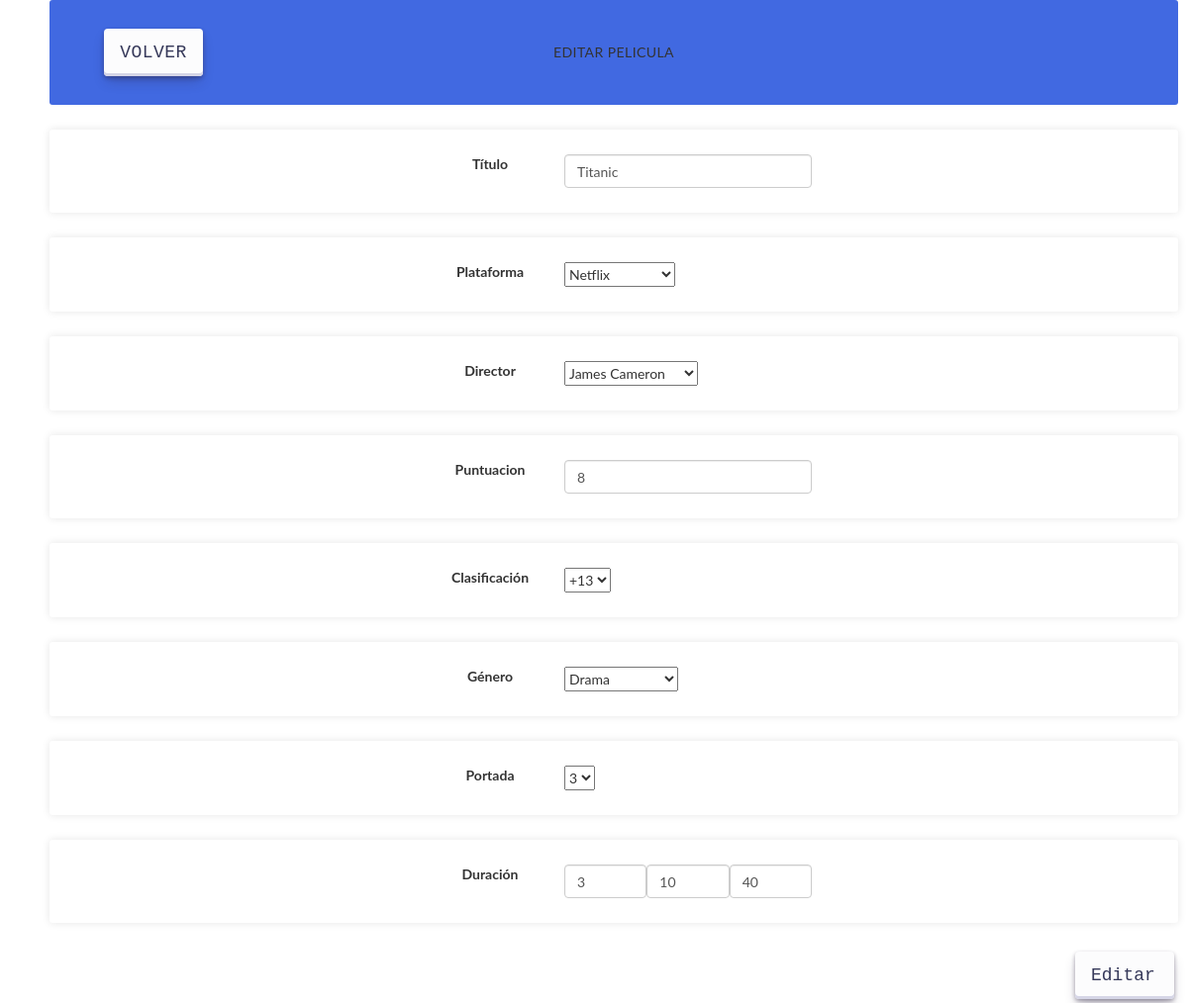
The page /views/pelicula/edit.php?id=1 on the database its author committed.
### tables this page shows
CREATE TABLE PELICULAS(
                                   ID MEDIUMINT NOT NULL AUTO_INCREMENT,
                                   TITULO VARCHAR(255) NOT NULL,
                                   PLATAFORMA MEDIUMINT NOT NULL,
                                   DIRECTOR MEDIUMINT NOT NULL,
                                   PUNTUACION FLOAT NOT NULL,
                                   CLASIFICACION MEDIUMINT NOT NULL,
                                   GENERO MEDIUMINT NOT NULL,
                                   PORTADA mediumint NOT NULL,
                                   DURACION INT NOT NULL,
                                   CONSTRAINT PK_PELICULA PRIMARY KEY(ID),
                                   CONSTRAINT FK_PELICULA_PLATAFORMA FOREIGN KEY(PLATAFORMA) REFERENCES PLATAFORMAS(ID),
                                   CONSTRAINT FK_PELICULA_DIRECTOR FOREIGN KEY(DIRECTOR) REFERENCES DIRECTORES(ID),
                                   CONSTRAINT FK_PELICULA_CLASIFICACION FOREIGN KEY(CLASIFICACION) REFERENCES CLASIFICACIONES(ID),
                                   CONSTRAINT FK_PELICULA_GENERO FOREIGN KEY(GENERO) REFERENCES GENEROS(ID),
                                   CONSTRAINT FK_PELICULA_PORTADA FOREIGN KEY(PORTADA) REFERENCES  PORTADA(ID)
                                       ON UPDATE CASCADE
                                       ON DELETE CASCADE
);

CREATE TABLE PLATAFORMAS(
                                     ID MEDIUMINT NOT NULL AUTO_INCREMENT,
                                     NOMBRE VARCHAR(255) NOT NULL,
                                     CONSTRAINT PK_PLATAFORMA PRIMARY KEY(ID)
);

CREATE TABLE DIRECTORES(
                                    ID MEDIUMINT NOT NULL AUTO_INCREMENT,
                                    NOMBRE VARCHAR(255) NOT NULL,
									DNI VARCHAR(9) UNIQUE NOT NULL,
                                    APELLIDOS VARCHAR(500) NOT NULL,
                                    FECHA_NACIMIENTO DATE NOT NULL,
                                    NACIONALIDAD MEDIUMINT NOT NULL,
                                    CONSTRAINT PK_DIRECTOR PRIMARY KEY(ID),
                                    CONSTRAINT FK_DIRECTOR_NACIONALILDAD FOREIGN KEY(NACIONALIDAD) REFERENCES NACIONALIDADES(ID)
                                        ON UPDATE CASCADE
                                        ON DELETE RESTRICT
);

CREATE TABLE CLASIFICACIONES(
                                         ID MEDIUMINT NOT NULL AUTO_INCREMENT,
                                         TIPO VARCHAR(255) NOT NULL,
                                         CONSTRAINT PK_CLASIFICACION PRIMARY KEY(ID)
);

CREATE TABLE GENEROS(
                                 ID MEDIUMINT NOT NULL AUTO_INCREMENT,
                                 NOMBRE VARCHAR(255) NOT NULL,
                                 CONSTRAINT PK_GENERO PRIMARY KEY(ID)
);

CREATE TABLE PORTADA(
                                 ID MEDIUMINT NOT NULL AUTO_INCREMENT,
                                 IMAGEN VARCHAR(250) NOT NULL,
                                 PRIMARY KEY (ID)
);

### views/pelicula/edit.php (the view, shortened to what the rows shown need)
<div>
    <link rel="stylesheet" href="../styles/biblioteca.css" type="text/css">
    <link rel="stylesheet" href="../styles/bootstrap.css" type="text/css">
    <div class="table_container">
        <ul class="items_table">
            <?php
                require_once( $_SERVER['DOCUMENT_ROOT'].'/MASW04_actividad_1/controllers/PlataformaController.php');
                require_once( $_SERVER['DOCUMENT_ROOT'].'/MASW04_actividad_1/controllers/PeliculaController.php');
                require_once( $_SERVER['DOCUMENT_ROOT'].'/MASW04_actividad_1/controllers/ClasificacionController.php');
                require_once( $_SERVER['DOCUMENT_ROOT'].'/MASW04_actividad_1/controllers/DirectorController.php');
                require_once( $_SERVER['DOCUMENT_ROOT'].'/MASW04_actividad_1/controllers/GeneroController.php');
                require_once( $_SERVER['DOCUMENT_ROOT'].'/MASW04_actividad_1/controllers/PortadaController.php');
                $idIPelicula = $_GET['id'];
                $peliculaObjeto = obtenerPelicula($idIPelicula);
                $sendData = false;
                $peliculaEditada = false;
                if($sendData)
                {
                    if(isset($_POST['titulo']) &&
                        isset($_POST['plataforma']) &&
                        isset($_POST['director']) &&
                        isset($_POST['puntuacion']) &&
                        isset($_POST['clasificacion']) &&
                        isset($_POST['genero']) &&
                        isset($_POST['portada']) &&
                        isset($_POST['horas']) &&
                        isset($_POST['minutos']) &&
                        isset($_POST['segundos']))
                    {
                        $duracion = intval($_POST['segundos']) + intval($_POST['minutos'])*60 + intval($_POST['horas']*3600);
                        $peliculaEditada = actualizarPelicula(
                            $idIPelicula,
                            $_POST['titulo'],
                            $_POST['plataforma'],
                            $_POST['director'],
                            intval($_POST['puntuacion']),
                            $_POST['clasificacion'],
                            $_POST['genero'],
                            $_POST['portada'],
                            $duracion
                        );
                    }
                    if($peliculaEditada)
                    {
                    ?>
                        <li class="table-success">
                            <div class="item_column">Pelicula editada correctamente.</div>
                        </li>
                    <?php
                    }
                    else
                    {
                    ?>
                        <li class="table-wrong">
                            <div class="item_column">
                                La pelicula no se ha editado correctamente.
                                <a href="edit.php?id=<?php echo $idIPelicula;?>"> Volver a intentarlo.</a>
                            </div>
                        </li>
                    <?php
                    }
                }
                else
                {
                    ?>
            <form name="editar_pelicula" action="" method="POST">
                <li class="table-row-form">
                    <div class="item_column">
                        <label for="titulo" class="form-label">Título</label>
                    </div>
                    <div class="item_column_wide">
                        <input id="titulo" name="titulo" type="text" placeholder="Introduce el título de la pelicula" class="form-control" required
                        value="<?php if(isset($peliculaObjeto)) echo $peliculaObjeto->getTitulo(); ?>" />
                    </div>
                </li>
                <li class="table-row-form">
                    <div class="item_column">
                        <label for="plataforma" class="form-label">Plataforma</label>
                    </div>
                    <div class="item_column_wide">
                        <select id="plataforma" name="plataforma" required>
                            <?php
                            $listaPlataformas = listarPlataformas();
                            foreach ($listaPlataformas as $plataforma)
                            {
                                ?>
                                <option value="<?php echo $plataforma->getId(); ?>"
                                    <?php
                                    if(isset($peliculaObjeto))
                                    {
                                        $plataformaSeleccionada = $peliculaObjeto->getPlataformaId();
                                        if ($plataforma->getId() == $plataformaSeleccionada)
                                        {
                                            echo "selected";
                                        }
                                    }
                                    ?>>
                                    <?php echo $plataforma->getNombre(); ?></option>
                                <?php
                            }
                            ?>
                        </select>
                    </div>
                </li>
                <li class="table-row-form">
                    <div class="item_column">
                        <label for="director" class="form-label">Director</label>
                    </div>
                    <div class="item_column_wide">
                        <select id="director" name="director" required>
                            <?php
                            $listaDirectores = listarDirectores();
                            foreach ($listaDirectores as $director)
                            {
                                ?>
                                <option value="<?php echo $director->getId(); ?>"
                                    <?php
                                    if(isset($peliculaObjeto))
                                    {
                                        $directorSeleccionado = $peliculaObjeto->getDirectorId();
                                        if ($director->getId() == $directorSeleccionado)
                                        {
                                            echo "selected";
                                        }
                                    }
                                    ?>>
                                    <?php echo $director->getNombre()." ".$director->getApellidos(); ?></option>
                                <?php
                            }
                            ?>
                        </select>
                    </div>
                </li>
                <li class="table-row-form">
                    <div class="item_column">
                        <label for="puntuacion" class="form-label">Puntuacion</label>
                    </div>
                    <div class="item_column_wide">
                        <input id="puntuacion" name="puntuacion" type="number" min="0" max="10" placeholder="Introduce la puntuación de la pelicula" class="form-control" required
                        value="<?php if(isset($peliculaObjeto)) echo $peliculaObjeto->getPuntuacion(); ?>" />
                    </div>
                </li>
                <li class="table-row-form">
                    <div class="item_column">
                        <label for="clasificacion" class="form-label">Clasificación</label>
                    </div>
                    <div class="item_column_wide">
                        <select id="clasificacion" name="clasificacion" required>
                            <?php
                            $listaClasificaciones = listarClasificaciones();
                            foreach ($listaClasificaciones as $clasificacion)
                            {
                                ?>
                                <option value="<?php echo $clasificacion->getId(); ?>"
                                    <?php
                                    if(isset($peliculaObjeto))
                                    {
                                        $clasificacionSeleccionada = $peliculaObjeto->getClasificacionId();
                                        if ($clasificacion->getId() == $clasificacionSeleccionada)
                                        {
                                            echo "selected";
                                        }
                                    }
                                    ?>>
                                    <?php echo $clasificacion->getTipo(); ?></option>
                                <?php
                            }
                            ?>
                        </select>
                    </div>
                </li>
                <li class="table-row-form">
                    <div class="item_column">
                        <label for="genero" class="form-label">Género</label>
                    </div>
                    <div class="item_column_wide">
                        <select id="genero" name="genero" required>
                            <?php
                            $listaGeneros = listarGeneros();
                            foreach ($listaGeneros as $genero)
                            {
                                ?>
                                <option value="<?php echo $genero->getId(); ?>"
                                    <?php
                                    if(isset($peliculaObjeto))
                                    {
                                        $generoSeleccionado = $peliculaObjeto->getGeneroId();
                                        if ($genero->getId() == $generoSeleccionado)
                                        {
                                            echo "selected";
                                        }
                                    }
                                    ?>>
                                <?php echo $genero->getNombre(); ?></option>
                                <?php
                            }
                            ?>
                        </select>
                    </div>
                </li>
                <li class="table-row-form">
                    <div class="item_column">
                        <label for="portada" class="form-label">Portada</label>
                    </div>
                    <div class="item_column_wide">
                        <select id="portada" name="portada" required>
                            <?php
                            $listaPortadas = listarPortada();
                            foreach ($listaPortadas as $portada)
                            {
                                ?>
                                <option value="<?php echo $portada->getId(); ?>"
                                    <?php
                                    if(isset($peliculaObjeto))
                                    {
                                        $portadaSeleccionada = $peliculaObjeto->getPortadaId();
                                        if ($portada->getId() == $portadaSeleccionada)
                                        {
                                            echo "selected";
                                        }
                                    }
                                    ?>>
                                    <?php echo $portada->getId(); ?></option>
                                <?php
                            }
                            ?>
                        </select>
                    </div>
                </li>
                <li class="table-row-form">
                    <div class="item_column">
                        <label for="duracion" class="form-label">Duración</label>
                    </div>
                    <?php if(isset($peliculaObjeto)) {
                        $duracionTotal = $peliculaObjeto->getDuracion();
                        $duracionHoras = floor($duracionTotal/3600);
                        $duracionMinutos = floor(($duracionTotal-$duracionHoras*3600)/60);
                        $duracionSegundos = floor(($duracionTotal-($duracionHoras*3600)-($duracionMinutos*60)));
                    } ?>
                    <div class="item_column_wide">
                        <input id="horas" name="horas" type="number" value="<?php echo $duracionHoras; ?>" placeholder="Introduce horas" min="0" class="form-control" required/>
                        <input id="minutos" name="minutos" type="number" value="<?php echo $duracionMinutos; ?>" placeholder="Introduce minutos" min="0" max="59" class="form-control" required/>
                        <input id="segundos" name="segundos" type="number" value="<?php echo $duracionSegundos; ?>" placeholder="Introduce segundos" min="0" max="59" class="form-control" required/>
                    </div>
                </li>
                <input style="float: right;" type="submit" value="Editar" class="btn btn-primary" name="botonEditar" />
            </form>
                    <?php
                }
            ?>
        </ul>
    </div>
</div>

### rows shown on the page
peliculas: titulo "Titanic", plataforma "Netflix", director "James Cameron", puntuacion "8", clasificacion "+13", genero "Drama", portada "3", horas "3", minutos "10", segundos "40"
